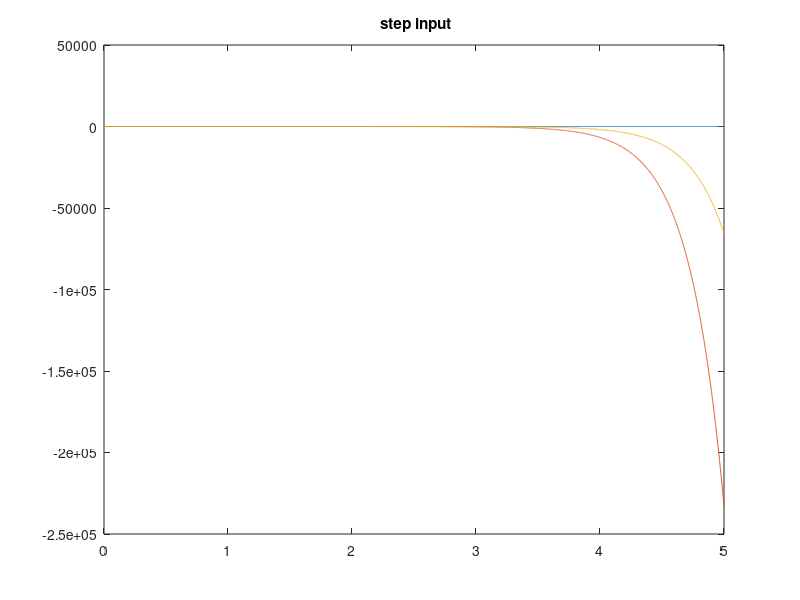
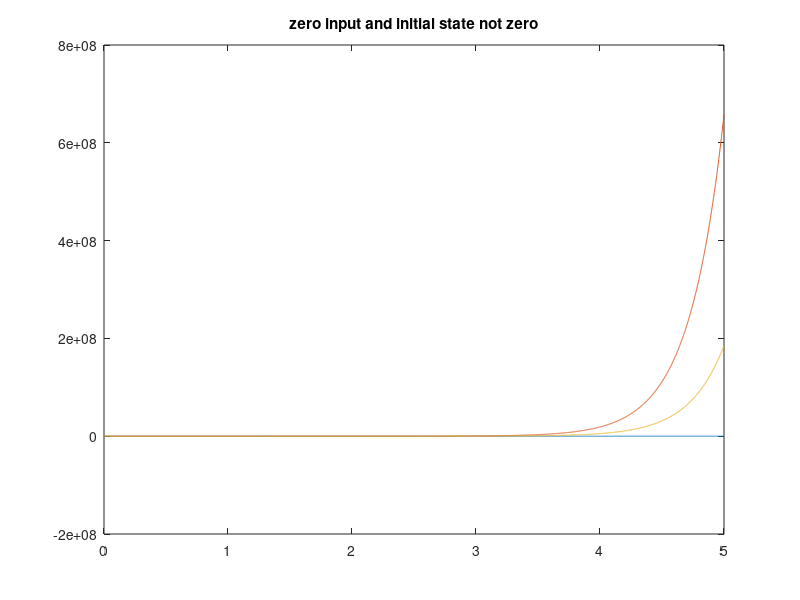
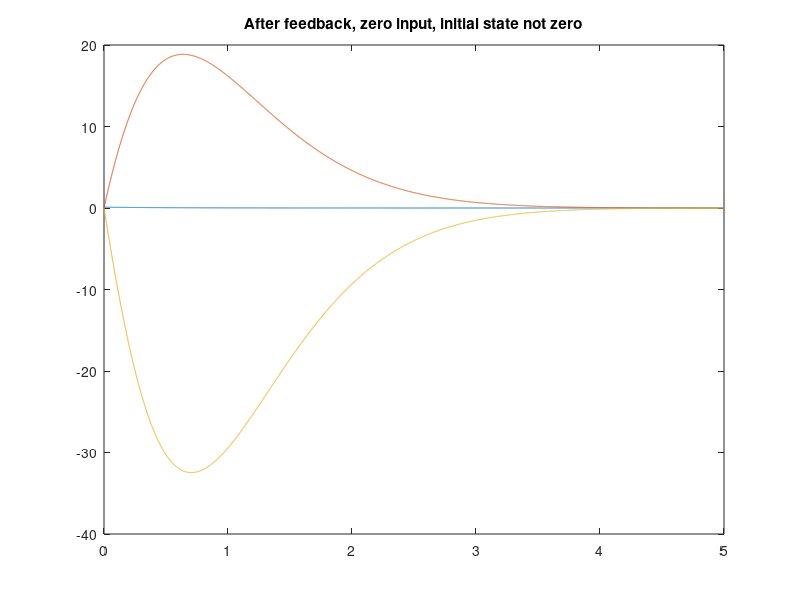

Here is the MATLAB script that generated these plots, in order:
% Homework 6
clc;clear;

% Global constants
dt = 1e-3;
tstop = 5
t=0:dt:tstop % simulate from time 0 to tstop sec

% Part 1: Eigen values
%% 
A = [-1.7 -2.13e-4 0; 696 2.9 2.4; 0 6.5 -19.5];
eig(A)

% Part 2: Step response
B = [0 0 -0.16]';
C = [0 1 0];
D = [];
sys = ss(A,B,C,D);

u=ones(size(t));
[y,t,x] = lsim(sys,u,t);
plot(t,x);
title(' step input');
%%
% Part 3: Initial Condition, ref http://www.mathworks.com/help/control/ref/initial.html
x0 = [0.1 0 0]'; % Initial condition
figure();
u=zeros(size(t));
[y,t,x] = lsim(sys,u,t,x0);
plot(t,x);
title('zero input and initial state not zero'); % Simulate with initial condtion

% Part 4: Controllability and Obseravibilty 
CM = ctrb(sys)
rhoCM = rank(CM)
if rhoCM == 3 
    disp 'Matrix is controllable'
else
    disp 'System is not controllable'
end
OM = obsv(sys)
rhoOM = rank(OM)
if rhoOM == 3 
    disp 'Matrix is Observable'
else
    disp 'System is not Observable'
end



%% Part 5
k=place(A,B,[-2-j, -2, -2+j]);
Ab=A-B*k
sys2 = ss(Ab, B, C,D);
x0 = [0.1 0 0]'; % Initial condition
figure();
u=zeros(size(t));
[y,t,x] = lsim(sys2,u,t,x0);
plot(t,x);
title('After feedback, zero input, initial state not zero');
